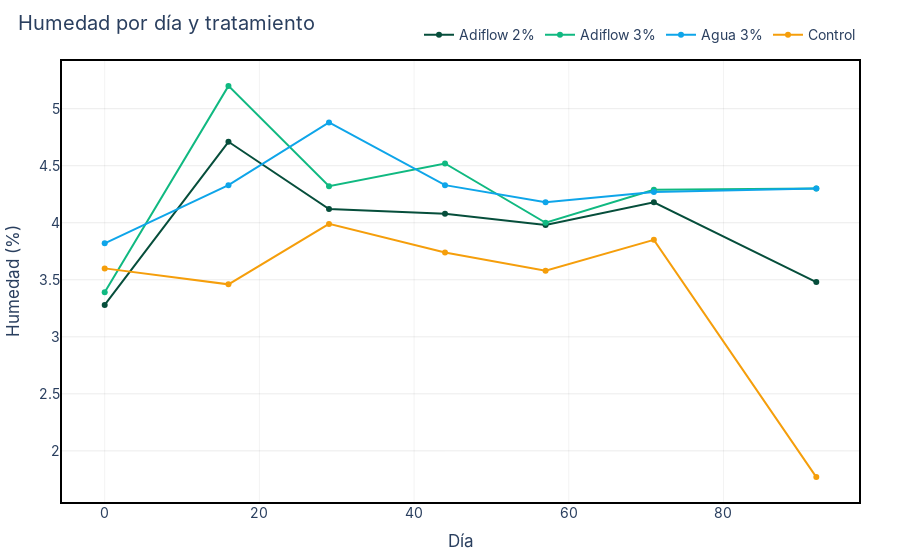

The notebook cell saved with this chart:
### Code cell
fig_demo = lineplot_corporativo_html(
    datos,
    x="Día",
    y="Humedad (%)",
    color="Tratamiento",
    title="Humedad por día y tratamiento",
    yaxis_title="Humedad (%)",
    xaxis_title="Día",
    #palette=palette_demo,
    frame=True,
    include_plotlyjs="cdn"
)
s3.save_plotly_html(fig_demo, "line_hum_tratamiento_demo.html")
fig_demo

### Figure 1 — Plotly figure (JSON) as saved in the notebook; plotly's stock layout.template omitted (floating-point values rounded to 4 significant figures)
{"data": [{"hovertemplate": "<b>Tratamiento</b>: Adiflow 2%<br><b>Día</b>: %{x}<br><b>Humedad (%)</b>: %{y:.3f}<extra></extra>", "line": {"color": "#064E3B", "width": 2}, "marker": {"size": 6}, "mode": "lines+markers", "name": "Adiflow 2%", "type": "scatter", "x": [0, 16, 29, 44, 57, 71, 92], "y": [3.28, 4.71, 4.12, 4.08, 3.98, 4.18, 3.48]}, {"hovertemplate": "<b>Tratamiento</b>: Adiflow 3%<br><b>Día</b>: %{x}<br><b>Humedad (%)</b>: %{y:.3f}<extra></extra>", "line": {"color": "#10B981", "width": 2}, "marker": {"size": 6}, "mode": "lines+markers", "name": "Adiflow 3%", "type": "scatter", "x": [0, 16, 29, 44, 57, 71, 92], "y": [3.39, 5.2, 4.32, 4.52, 4, 4.29, 4.3]}, {"hovertemplate": "<b>Tratamiento</b>: Agua 3%<br><b>Día</b>: %{x}<br><b>Humedad (%)</b>: %{y:.3f}<extra></extra>", "line": {"color": "#0EA5E9", "width": 2}, "marker": {"size": 6}, "mode": "lines+markers", "name": "Agua 3%", "type": "scatter", "x": [0, 16, 29, 44, 57, 71, 92], "y": [3.82, 4.33, 4.88, 4.33, 4.18, 4.27, 4.3]}, {"hovertemplate": "<b>Tratamiento</b>: Control<br><b>Día</b>: %{x}<br><b>Humedad (%)</b>: %{y:.3f}<extra></extra>", "line": {"color": "#F59E0B", "width": 2}, "marker": {"size": 6}, "mode": "lines+markers", "name": "Control", "type": "scatter", "x": [0, 16, 29, 44, 57, 71, 92], "y": [3.6, 3.46, 3.99, 3.74, 3.58, 3.85, 1.77]}], "layout": {"font": {"family": "Inter, Arial, sans-serif", "size": 14}, "legend": {"orientation": "h", "x": 1, "xanchor": "right", "y": 1.02, "yanchor": "bottom"}, "margin": {"b": 50, "l": 60, "r": 40, "t": 60}, "paper_bgcolor": "white", "plot_bgcolor": "white", "shapes": [{"fillcolor": "rgba(0,0,0,0)", "layer": "above", "line": {"color": "black", "width": 2}, "type": "rect", "x0": 0, "x1": 1, "xref": "paper", "y0": 0, "y1": 1, "yref": "paper"}], "title": {"text": "Humedad por día y tratamiento", "x": 0.02, "xanchor": "left"}, "xaxis": {"gridcolor": "rgba(0,0,0,0.05)", "gridwidth": 1, "showgrid": true, "title": {"text": "Día"}, "zeroline": false}, "yaxis": {"gridcolor": "rgba(0,0,0,0.08)", "gridwidth": 1, "showgrid": true, "title": {"text": "Humedad (%)"}, "zeroline": false}}}
